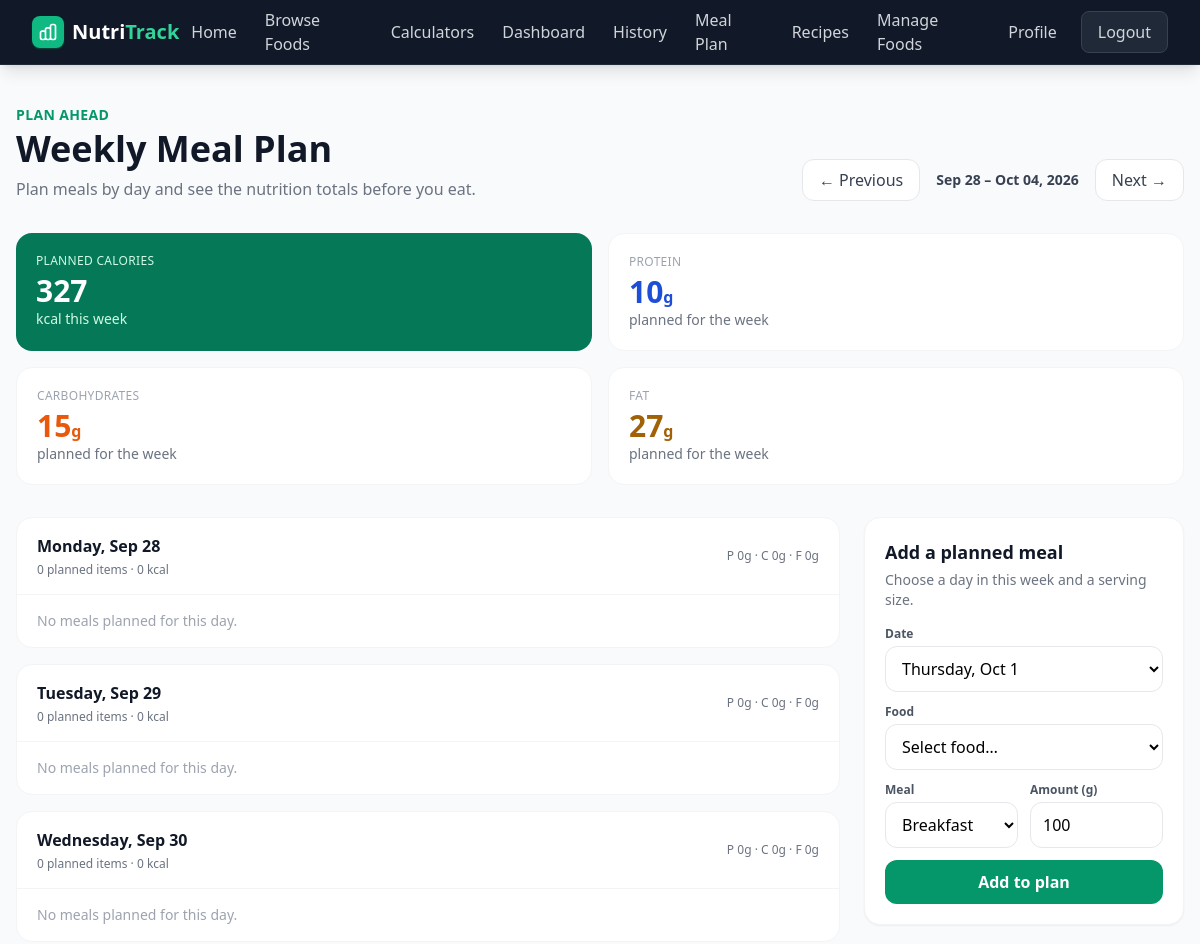
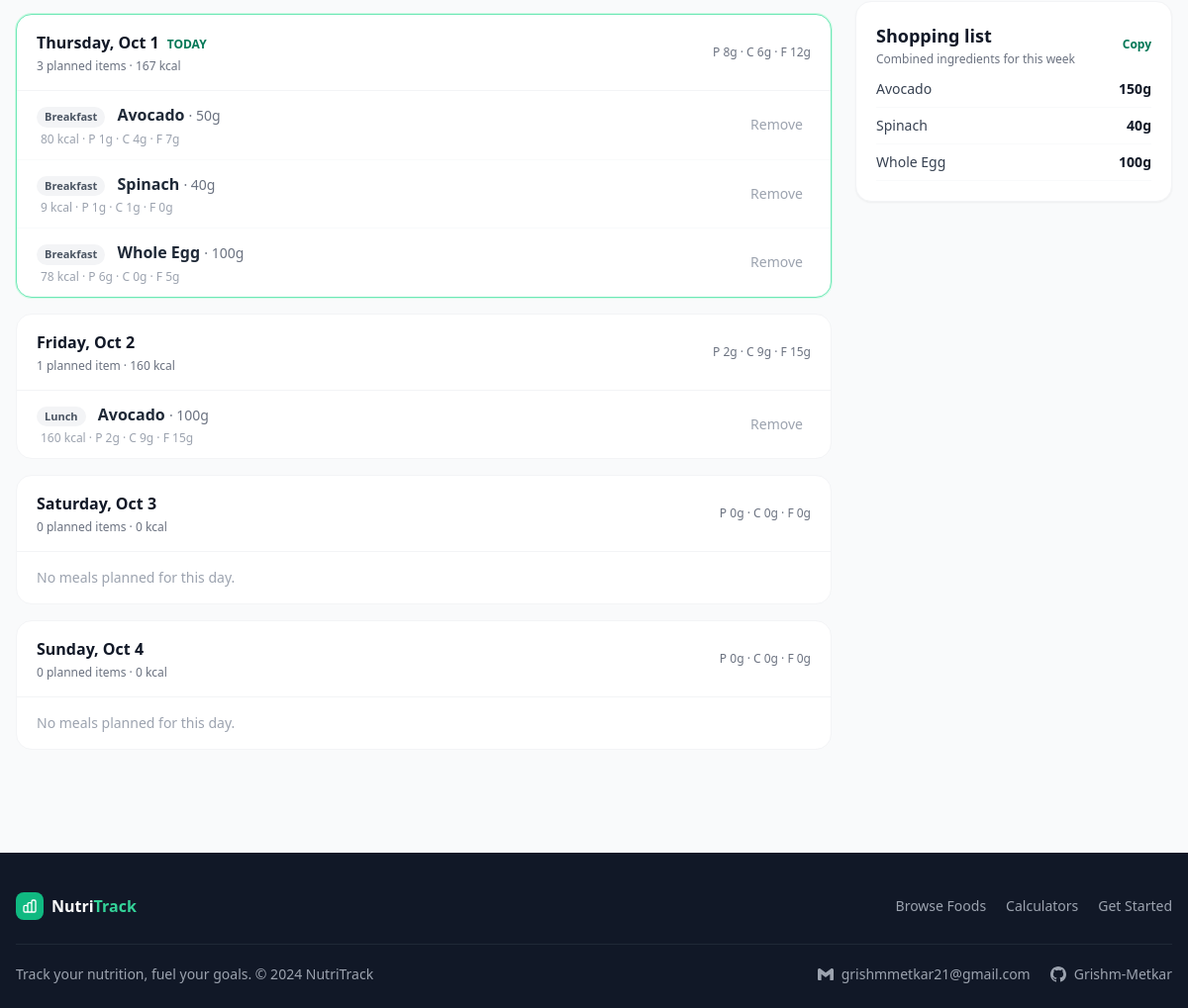
Page /meal-plan (signed in) on the committed database (2 pictures, top to bottom).
### tables this page shows
CREATE TABLE meal_plans (
                id INTEGER PRIMARY KEY AUTOINCREMENT,
                user_id INTEGER NOT NULL,
                food_id INTEGER NOT NULL,
                grams REAL NOT NULL CHECK (grams > 0 AND grams <= 2000),
                meal_type TEXT NOT NULL CHECK (meal_type IN ('Breakfast', 'Lunch', 'Dinner', 'Snack')),
                planned_date TEXT NOT NULL,
                created_at DATETIME DEFAULT CURRENT_TIMESTAMP,
                FOREIGN KEY (user_id) REFERENCES users(id),
                FOREIGN KEY (food_id) REFERENCES foods(id)
            );

CREATE TABLE foods (
                id INTEGER PRIMARY KEY AUTOINCREMENT,
                name TEXT NOT NULL,
                calories REAL NOT NULL,
                protein REAL NOT NULL,
                carbs REAL NOT NULL,
                fats REAL NOT NULL,
                category TEXT NOT NULL,
                description TEXT
            , external_code TEXT, source TEXT NOT NULL DEFAULT 'local');

### app.py (the view)
@app.route("/meal-plan")
@login_required
def meal_plan():
    db = get_db()
    requested_week = request.args.get("week", "")
    try:
        anchor = date.fromisoformat(requested_week) if requested_week else date.today()
    except ValueError:
        anchor = date.today()
    week_start = anchor - timedelta(days=anchor.weekday())
    week_dates = [week_start + timedelta(days=offset) for offset in range(7)]
    week_end = week_dates[-1]
    days = {
        day.isoformat(): {
            "date": day.isoformat(),
            "label": day.strftime("%A, %b %d").replace(" 0", " "),
            "is_today": day == date.today(),
            "entries": [],
            "totals": {"calories": 0, "protein": 0, "carbs": 0, "fats": 0},
        }
        for day in week_dates
    }
    rows = db.execute(
        """SELECT mp.id, mp.food_id, mp.grams, mp.meal_type, mp.planned_date,
                  f.name, f.calories, f.protein, f.carbs, f.fats
           FROM meal_plans mp
           JOIN foods f ON f.id = mp.food_id
           WHERE mp.user_id = ? AND mp.planned_date BETWEEN ? AND ?
           ORDER BY mp.planned_date, mp.meal_type, f.name""",
        [session["user_id"], week_dates[0].isoformat(), week_end.isoformat()],
    ).fetchall()
    shopping_by_food = {}
    for row in rows:
        factor = row["grams"] / 100
        nutrition = {
            "calories": round(row["calories"] * factor, 1),
            "protein": round(row["protein"] * factor, 1),
            "carbs": round(row["carbs"] * factor, 1),
            "fats": round(row["fats"] * factor, 1),
        }
        entry = {
            "id": row["id"],
            "food_id": row["food_id"],
            "name": row["name"],
            "grams": row["grams"],
            "meal_type": row["meal_type"],
            **nutrition,
        }
        day = days[row["planned_date"]]
        day["entries"].append(entry)
        for key, value in nutrition.items():
            day["totals"][key] = round(day["totals"][key] + value, 1)
        if row["food_id"] not in shopping_by_food:
            shopping_by_food[row["food_id"]] = {"name": row["name"], "grams": 0}
        shopping_by_food[row["food_id"]]["grams"] += row["grams"]
    week_totals = {
        key: round(sum(day["totals"][key] for day in days.values()), 1)
        for key in ("calories", "protein", "carbs", "fats")
    }
    foods_for_planning = db.execute("SELECT id, name FROM foods ORDER BY name").fetchall()
    return render_template(
        "meal_plan.html",
        days=list(days.values()),
        foods=foods_for_planning,
        week_start=week_dates[0].isoformat(),
        previous_week=(week_start - timedelta(days=7)).isoformat(),
        next_week=(week_start + timedelta(days=7)).isoformat(),
        week_label=f"{week_dates[0].strftime('%b %d')} – {week_end.strftime('%b %d, %Y')}",
        week_totals=week_totals,
        shopping_list=sorted(
            [
                {"name": item["name"], "grams": round(item["grams"], 1)}
                for item in shopping_by_food.values()
            ],
            key=lambda item: item["name"].casefold(),
        ),
        meal_types=("Breakfast", "Lunch", "Dinner", "Snack"),
    )

### app.py (called while the page is built)
def get_db():
    db = getattr(g, "_database", None)
    if db is None:
        db = g._database = sqlite3.connect(DATABASE)
        db.row_factory = sqlite3.Row
    return db

@app.teardown_appcontext
def close_connection(exception):
    db = getattr(g, "_database", None)
    if db is not None:
        db.close()

def login_required(f):
    from functools import wraps
    @wraps(f)
    def decorated(*args, **kwargs):
        if "user_id" not in session:
            flash("Please log in to access this page.", "warning")
            return redirect(url_for("login"))
        return f(*args, **kwargs)
    return decorated

### templates/meal_plan.html (shortened to what this page needs)
{% extends "base.html" %}
{% block content %}
<div class="max-w-7xl mx-auto px-4 py-10">
  <header class="flex flex-col md:flex-row md:items-end md:justify-between gap-5 mb-8">
    <div>
      <p class="text-sm font-semibold uppercase tracking-wide text-emerald-600">Plan ahead</p>
      <h1 class="text-4xl font-extrabold text-gray-900 mt-1">Weekly Meal Plan</h1>
      <p class="text-gray-500 mt-2">Plan meals by day and see the nutrition totals before you eat.</p>
    </div>
    <nav class="flex items-center gap-2" aria-label="Choose week">
      <a href="{{ url_for('meal_plan', week=previous_week) }}" class="px-4 py-2 rounded-xl border border-gray-200 bg-white text-gray-700 hover:border-emerald-300">← Previous</a>
      <span class="px-2 text-sm font-semibold text-gray-700">{{ week_label }}</span>
      <a href="{{ url_for('meal_plan', week=next_week) }}" class="px-4 py-2 rounded-xl border border-gray-200 bg-white text-gray-700 hover:border-emerald-300">Next →</a>
    </nav>
  </header>
  <div class="grid sm:grid-cols-2 xl:grid-cols-4 gap-4 mb-8">
    <div class="rounded-2xl bg-emerald-700 text-white p-5">
      <p class="text-xs uppercase tracking-wide text-emerald-100">Planned calories</p>
      <p class="text-3xl font-extrabold mt-1">{{ week_totals.calories|int }}</p>
      <p class="text-sm text-emerald-100">kcal this week</p>
    </div>
    <div class="rounded-2xl bg-white border border-gray-100 p-5">
      <p class="text-xs uppercase tracking-wide text-gray-400">Protein</p>
      <p class="text-3xl font-extrabold text-blue-700 mt-1">{{ week_totals.protein|int }}<span class="text-base font-semibold">g</span></p>
      <p class="text-sm text-gray-500">planned for the week</p>
    </div>
    <div class="rounded-2xl bg-white border border-gray-100 p-5">
      <p class="text-xs uppercase tracking-wide text-gray-400">Carbohydrates</p>
      <p class="text-3xl font-extrabold text-orange-600 mt-1">{{ week_totals.carbs|int }}<span class="text-base font-semibold">g</span></p>
      <p class="text-sm text-gray-500">planned for the week</p>
    </div>
    <div class="rounded-2xl bg-white border border-gray-100 p-5">
      <p class="text-xs uppercase tracking-wide text-gray-400">Fat</p>
      <p class="text-3xl font-extrabold text-yellow-700 mt-1">{{ week_totals.fats|int }}<span class="text-base font-semibold">g</span></p>
      <p class="text-sm text-gray-500">planned for the week</p>
    </div>
  </div>
  <div class="grid lg:grid-cols-[minmax(0,1fr)_320px] gap-6 items-start">
    <section class="space-y-4" aria-label="Meals for each day">
      {% for day in days %}
      <article class="bg-white border {% if day.is_today %}border-emerald-300 ring-1 ring-emerald-100{% else %}border-gray-100{% endif %} rounded-2xl overflow-hidden">
        <div class="px-5 py-4 flex flex-wrap items-center justify-between gap-3 border-b border-gray-100">
          <div>
            <h2 class="font-bold text-gray-900">{{ day.label }}{% if day.is_today %}<span class="ml-2 text-xs font-semibold text-emerald-700">TODAY</span>{% endif %}</h2>
            <p class="text-xs text-gray-500 mt-1">{{ day.entries|length }} planned item{% if day.entries|length != 1 %}s{% endif %} · {{ day.totals.calories|int }} kcal</p>
          </div>
          <div class="text-xs text-gray-500">P {{ day.totals.protein|int }}g · C {{ day.totals.carbs|int }}g · F {{ day.totals.fats|int }}g</div>
        </div>
        {% if day.entries %}
        <ul class="divide-y divide-gray-50">
          {% for entry in day.entries %}
          <li class="px-5 py-3 flex flex-wrap items-center justify-between gap-3">
            <div class="min-w-0">
              <span class="inline-block text-[11px] font-semibold rounded-full bg-gray-100 text-gray-600 px-2 py-0.5 mr-2">{{ entry.meal_type }}</span>
              <span class="font-semibold text-gray-800">{{ entry.name }}</span>
              <span class="text-sm text-gray-500">· {{ entry.grams|round(0)|int }}g</span>
              <p class="text-xs text-gray-400 mt-1 ml-1">{{ entry.calories|int }} kcal · P {{ entry.protein|int }}g · C {{ entry.carbs|int }}g · F {{ entry.fats|int }}g</p>
            </div>
            <form method="POST" action="{{ url_for('delete_meal_plan_entry', plan_id=entry.id) }}">
              <button type="submit" class="text-sm font-medium text-gray-400 hover:text-red-600 px-2 py-1" aria-label="Remove {{ entry.name }} from plan">Remove</button>
            </form>
          </li>
          {% endfor %}
        </ul>
        {% else %}
        <p class="px-5 py-4 text-sm text-gray-400">No meals planned for this day.</p>
        {% endif %}
      </article>
      {% endfor %}
    </section>
    <aside class="space-y-5 lg:sticky lg:top-6">
      <section class="bg-white border border-gray-100 rounded-2xl p-5 shadow-sm">
        <h2 class="text-lg font-bold text-gray-900">Add a planned meal</h2>
        <p class="text-sm text-gray-500 mt-1 mb-4">Choose a day in this week and a serving size.</p>
        <form method="POST" action="{{ url_for('add_meal_plan_entry') }}" class="space-y-3">
          <div>
            <label for="planned-date" class="block text-xs font-semibold text-gray-600 mb-1">Date</label>
            <select id="planned-date" name="planned_date" required class="w-full rounded-xl border border-gray-200 px-3 py-2.5 bg-white">
              {% for day in days %}
              <option value="{{ day.date }}" {% if day.is_today %}selected{% endif %}>{{ day.label }}</option>
              {% endfor %}
            </select>
          </div>
          <div>
            <label for="planned-food" class="block text-xs font-semibold text-gray-600 mb-1">Food</label>
            <select id="planned-food" name="food_id" required class="w-full rounded-xl border border-gray-200 px-3 py-2.5 bg-white">
              <option value="">Select food…</option>
            </select>
          </div>
          <div class="grid grid-cols-2 gap-3">
            <div>
              <label for="planned-meal-type" class="block text-xs font-semibold text-gray-600 mb-1">Meal</label>
              <select id="planned-meal-type" name="meal_type" class="w-full rounded-xl border border-gray-200 px-3 py-2.5 bg-white">
                {% for meal_type in meal_types %}<option value="{{ meal_type }}">{{ meal_type }}</option>{% endfor %}
              </select>
            </div>
            <div>
              <label for="planned-grams" class="block text-xs font-semibold text-gray-600 mb-1">Amount (g)</label>
              <input id="planned-grams" type="number" name="grams" value="100" min="1" max="2000" step="1" required class="w-full rounded-xl border border-gray-200 px-3 py-2.5">
            </div>
          </div>
          <button type="submit" class="w-full rounded-xl bg-emerald-600 hover:bg-emerald-700 text-white font-bold py-2.5">Add to plan</button>
        </form>
      </section>
      <section class="bg-white border border-gray-100 rounded-2xl p-5 shadow-sm">
        <div class="flex items-center justify-between gap-2 mb-3">
          <div>
            <h2 class="text-lg font-bold text-gray-900">Shopping list</h2>
            <p class="text-xs text-gray-500 mt-0.5">Combined ingredients for this week</p>
          </div>
          {% if shopping_list %}
          <button type="button" onclick="copyShoppingList()" class="text-xs font-semibold text-emerald-700 hover:text-emerald-900">Copy</button>
          {% endif %}
        </div>
        {% if shopping_list %}
        <ul id="shopping-list-text" class="space-y-2">
          {% for item in shopping_list %}
          <li class="flex justify-between gap-3 border-b border-gray-50 pb-2 text-sm">
            <span class="text-gray-700">{{ item.name }}</span>
            <span class="font-semibold text-gray-900 whitespace-nowrap">{{ item.grams|round(0)|int }}g</span>
          </li>
          {% endfor %}
        </ul>
        {% else %}
        <p class="text-sm text-gray-500">Add meals to build a combined shopping list.</p>
        {% endif %}
      </section>
    </aside>
  </div>
</div>
{% endblock %}

### rows in the picture
meal_plans: meal_type "Breakfast", name "Avocado", grams "50", calories "80", protein "1", carbs "4", fats "7", grams "150"
meal_plans: meal_type "Breakfast", name "Spinach", grams "40", calories "9", protein "1", carbs "1", fats "0"
meal_plans: meal_type "Breakfast", name "Whole Egg", grams "100", calories "78", protein "6", carbs "0", fats "5"
meal_plans: meal_type "Lunch", name "Avocado", grams "100", calories "160", protein "2", carbs "9", fats "15"

### other values in the picture
{{ week_label }} "Sep 28 – Oct 04, 2026"
{{ week_totals.calories|int }} "327"
{{ week_totals.protein|int }} "10"
{{ week_totals.carbs|int }} "15"
{{ week_totals.fats|int }} "27"
{{ day.label }} "Monday, Sep 28" "Tuesday, Sep 29" "Wednesday, Sep 30" "Thursday, Oct 1" "Friday, Oct 2" "Saturday, Oct 3" "Sunday, Oct 4"
{{ day.entries|length }} "0" "0" "0" "3" "1" "0" "0"
{{ day.totals.calories|int }} "0" "0" "0" "167" "160" "0" "0"
{{ day.totals.protein|int }} "0" "0" "0" "8" "2" "0" "0"
{{ day.totals.carbs|int }} "0" "0" "0" "6" "9" "0" "0"
{{ day.totals.fats|int }} "0" "0" "0" "12" "15" "0" "0"
form field planned_date "Thursday, Oct 1"
form field meal_type "Breakfast"
